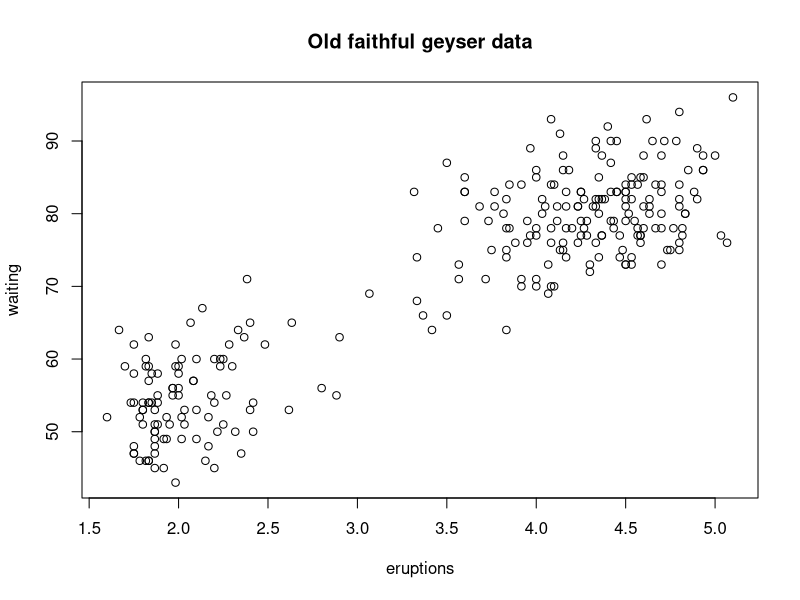
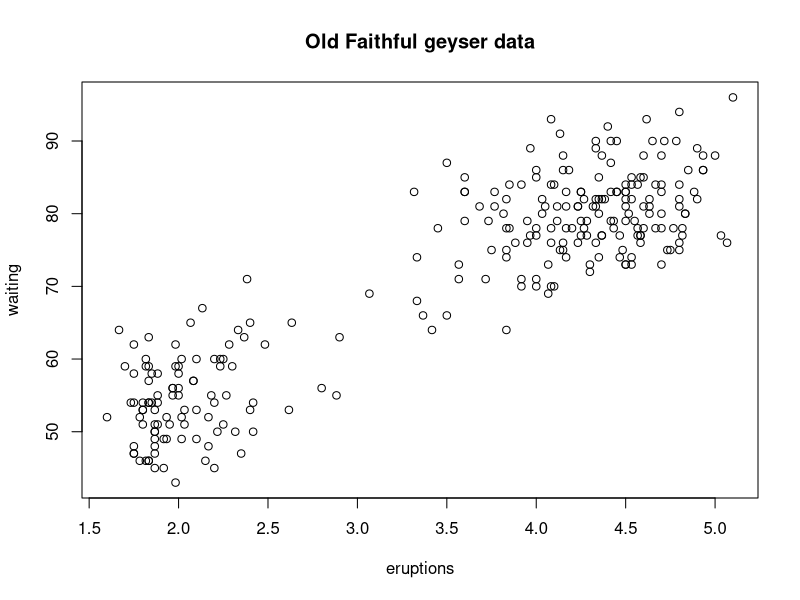

Write R code to recreate these figures, in order.
?Devices  ## different plotting devices in R

## in general devices means the channel you want you plot to be sent to .. i.e. screen, pdf file ..
## either vector format or bitmap

## send the plot to a pdf file 
pdf(file = "/home/eman/Coursera/Exploratory Data Analysis/myplot.pdf")
with(faithful, plot(eruptions, waiting))
title(main = "Old Faithful geyser data")
dev.off()
## -------------------------------------------------##

dev.cur()  ## currently active device

## copy plot ..
library(datasets)
with(faithful, plot(eruptions, waiting))
title(main = "Old faithful geyser data")
dev.copy(png, file = "/home/eman/Coursera/Exploratory Data Analysis/geyserplot.png", bg = "black")
dev.off()

